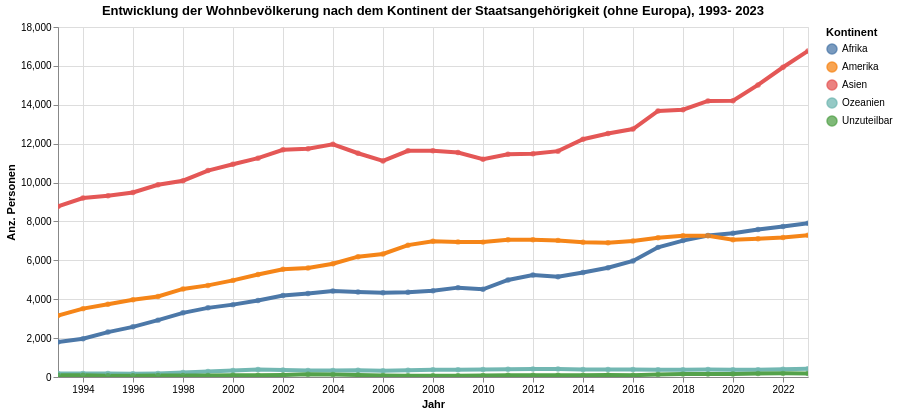

Write notebook code for a chart like this one.
### Code cell
myTitle="Entwicklung der Wohnbevölkerung nach dem Kontinent der Staatsangehörigkeit (ohne Europa), "+data_min_date + "- "+data_max_date

highlight = alt.selection(type='single', on='mouseover',
                          fields=['KontinentLang'], nearest=True)
#x='date:StichtagDatJahr',
base = alt.Chart(myAggBar.reset_index().query('KontinentSort > 1'), title=myTitle).encode(
    x=alt.X('Jahr', axis=alt.Axis(title='Jahr'))# , axis=alt.Axis(format='%', title='percentage')
    , y=alt.X('sum_AnzBestWir', axis=alt.Axis(title='Anz. Personen'))
    , color=alt.Color('KontinentLang', legend=alt.Legend(title="Kontinent", orient="right"))  
    ,tooltip=['Jahr', 'KontinentLang','sum_AnzBestWir']    
)
points = base.mark_circle().encode(
    opacity=alt.value(0.75)
).add_selection(
    highlight
).properties(
    width=750 , height=350
)
lines = base.mark_line().encode(
    size=alt.condition(~highlight, alt.value(1.2), alt.value(4))
).interactive()

lines + points

### Figure 1 — Vega-Lite specification as saved in the notebook (floating-point values rounded to 4 significant figures; data arrays with more than 128 entries replaced by an {"elided": "..."} marker saying what was removed)
{"config": {"view": {"continuousWidth": 400, "continuousHeight": 300}}, "layer": [{"mark": "line", "encoding": {"color": {"type": "nominal", "field": "KontinentLang", "legend": {"orient": "right", "title": "Kontinent"}}, "size": {"condition": {"value": 1.2, "selection": {"not": "selector001"}}, "value": 4}, "tooltip": [{"type": "temporal", "field": "Jahr"}, {"type": "nominal", "field": "KontinentLang"}, {"type": "quantitative", "field": "sum_AnzBestWir"}], "x": {"type": "temporal", "axis": {"title": "Jahr"}, "field": "Jahr"}, "y": {"type": "quantitative", "axis": {"title": "Anz. Personen"}, "field": "sum_AnzBestWir"}}, "selection": {"selector002": {"type": "interval", "bind": "scales", "encodings": ["x", "y"]}}, "title": "Entwicklung der Wohnbevölkerung nach dem Kontinent der Staatsangehörigkeit (ohne Europa), 1993- 2023"}, {"mark": "circle", "encoding": {"color": {"type": "nominal", "field": "KontinentLang", "legend": {"orient": "right", "title": "Kontinent"}}, "opacity": {"value": 0.75}, "tooltip": [{"type": "temporal", "field": "Jahr"}, {"type": "nominal", "field": "KontinentLang"}, {"type": "quantitative", "field": "sum_AnzBestWir"}], "x": {"type": "temporal", "axis": {"title": "Jahr"}, "field": "Jahr"}, "y": {"type": "quantitative", "axis": {"title": "Anz. Personen"}, "field": "sum_AnzBestWir"}}, "height": 350, "selection": {"selector001": {"type": "single", "on": "mouseover", "fields": ["KontinentLang"], "nearest": true}}, "title": "Entwicklung der Wohnbevölkerung nach dem Kontinent der Staatsangehörigkeit (ohne Europa), 1993- 2023", "width": 750}], "data": {"name": "data-fb5c3131e83d661aad2bbbcbb9da2af8"}, "$schema": "https://vega.github.io/schema/vega-lite/v4.8.1.json", "datasets": {"data-fb5c3131e83d661aad2bbbcbb9da2af8": {"elided": "155 records"}}}
